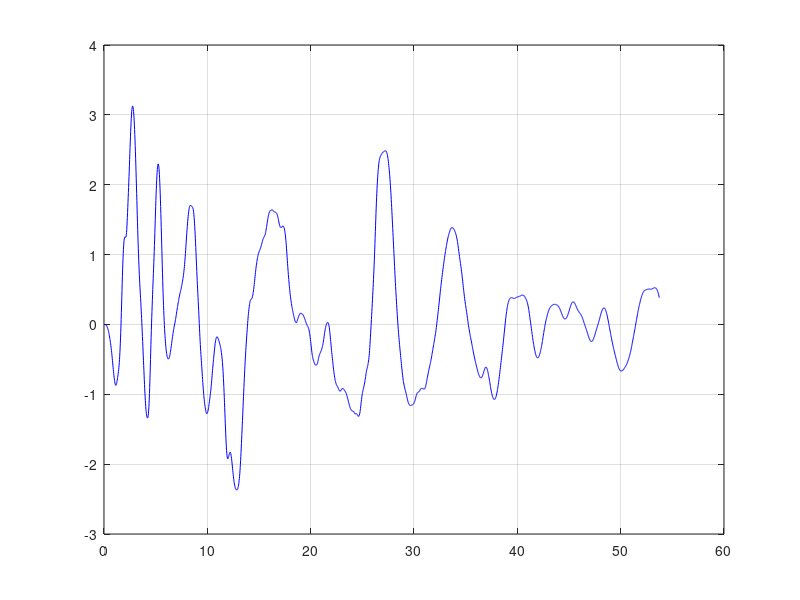

The MATLAB script that drew this image:
function global_3
    clc,clear
    graficar=1;

    ro=1.17;
    dt=0.02;
    N=2688;
    tf=(N-1)*dt;

    # 1) F DISCRETA

    g=load("registro_231123.txt","-ascii");

    t = zeros(1,N);
    for j=1:N-1
        t(1,j+1) = t(j) + dt;
    endfor

    if (graficar == 0)
        figure(1)
        plot(t,g,'b')
        grid on
    endif

    # 2) EULER EXPLÍCITO

    gu = ones(1,N);

    f = @ (y,g) [ -ro*y(1) + g ; y(1) + -ro*y(2) ; y(2) + -ro*y(3) ];

    y=zeros(3,N);
    k1=zeros(3,1);

    for j=1: N-1
        k1(:,1) = dt * f(y(:,j), g(j));
        y(:,j+1) = y(:,j) + k1(:,1);
    endfor

    if (graficar==0)
        figure(2)
        plot(t,y(3,:),'b')
        grid on
    endif

    # 3) F DISCRETA h(t)
    # h(t) = e^(-ro*t)

    for j=1: N
        h(j) = exp(-ro*t(j));
    endfor

    if (graficar==0)
        figure(3)
        plot(t,h,'b')
        grid on
    endif

    # 4) CONVOLUCIÓN : h3(t)
    # h3(t) = h3(t) o g(t)

    h3_ = dt * conv(h,h);
    h3 = dt * conv(h,h3_);

    if (graficar==0)
        figure(4)
        plot(t,h3(1:N),'b')
        grid on
    endif

    # 5) CONVOLUCIÓN : x3(t)
    x3 = dt * conv(h3,g);

    if (graficar==1)
        figure(5)
        plot(t,x3(1:N),'b')
        grid on
    endif

    # 6) TRAPECIOS

    x3_2 = y(3,:);
    x3_5 = x3;

    I1 = 0;
    Id = 0;
    for j=1:N-1
        I1 = I1 + dt * (x3_2(j)^2 + x3_2(j+1)^2) / 2;
        Id = Id + dt * ((x3_2(j) - x3_5(j))^2 + (x3_2(j+1) - x3_5(j+1))^2) / 2;
    endfor
    format long
    I1,Id






endfunction
